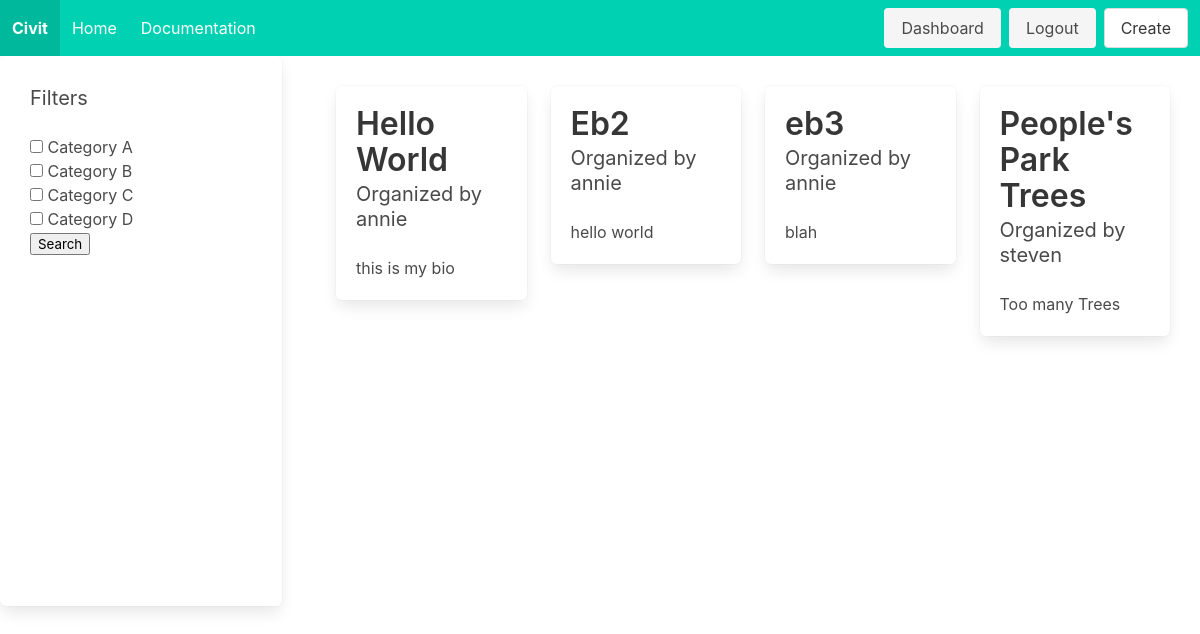
The page / (signed in) on the database as committed earlier.
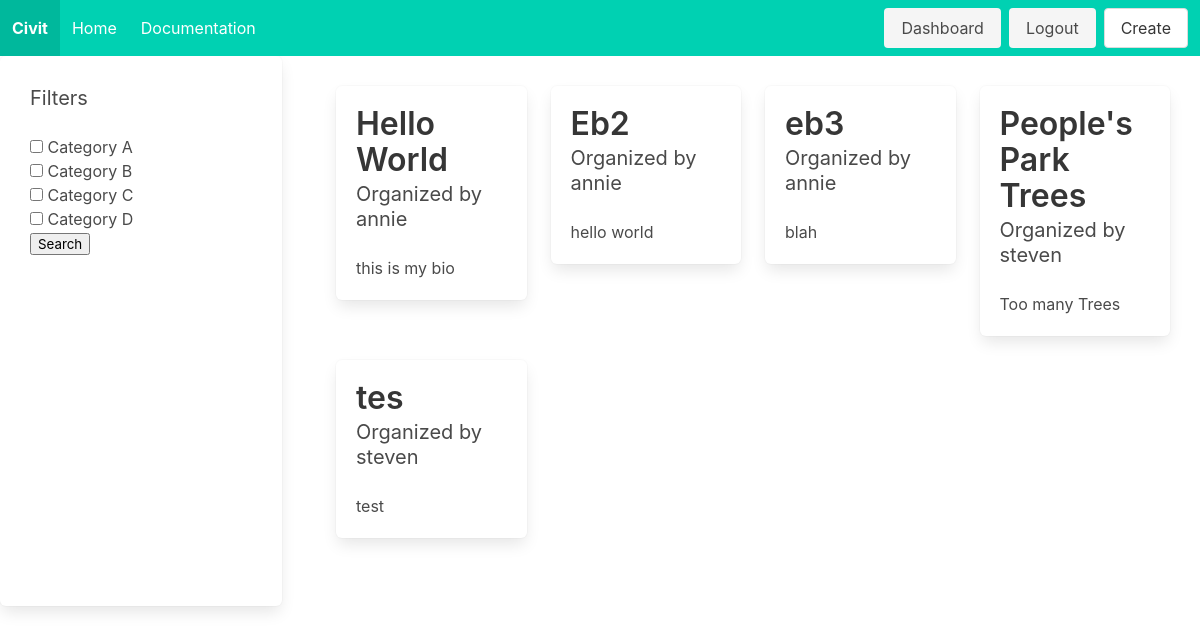
The same page on the database as committed later.
### initz/models.py (models this page shows, shortened)
class Initiative(models.Model):
    primary_organizer = models.ForeignKey(User, related_name='primary_organizer', on_delete=models.CASCADE)
    title = models.CharField(max_length=200)
    problem_statement = models.TextField()
    people_impact = models.TextField()
    legislative_scope = models.TextField()
    date_created = models.DateTimeField(auto_now_add=True, editable=False)
    type = models.CharField(max_length=25)
    supporters = models.ManyToManyField(User, related_name='supporters')
    donors = models.ManyToManyField(User, related_name='donors')
    sponsors = models.ManyToManyField(User, related_name='sponsors')
    organizers = models.ManyToManyField(User, related_name='organizers')

### accounts/models.py (models this page shows)
class User(AbstractUser):
    bio = models.TextField(max_length=500, blank=True)
    profile_picture = models.URLField(blank=True, null=True)

### accounts/views.py (the view)
# urls.py: 2. Add a URL to urlpatterns:  path('', views.home, name='home')
def home(request):
    initiatives = Initiative.objects.all()
    return render(request, 'home_a.html', {'initiatives':initiatives})

### templates/home_a.html (shortened to what the changed rows need)
{% extends 'base.html' %}
{% block content %}
    {% if not user.is_authenticated %}
    <div>
        <div class="tile is-ancestor">
            <div class="tile is-6 is-parent">
                <article class="tile is-child">
                    <p class="title">You can be a Leader</p>
                    <a class="button is-large" href="{% url 'register' %}">JOIN NOW</a>
                </article>
            </div>
            <div class="tile is-parent is-vertical is-3">
                <div class="tile is-parent">
                    <article class="tile is-child box">
                        <figure class="image is-4by3">
                            <img width="100%" src="https://pbs.twimg.com/profile_images/1351938473142448133/JQT93Cjo_400x400.jpg" alt=Placeholder>
                        </figure>
                        <p class="title">At the White house</p>
                        <div class="content">
                            <a>See the Update?</a>
                        </div>
                    </article>
                </div>
                <div class="tile is-parent">
                    <article class="tile is-child box">
                        <h1 class="title">21st</h1>
                        <div class="content">
                            <a>Save the trees protest ></a>
                        </div>
                    </article>
                </div>
                <div class="tile is-parent">
                    <article class="tile is-child box">
                        <h1 class="title">Climate Change</h1>
                    </article>
                </div>
            </div>
            <div class="tile is-parent is-vertical is-3">
                <div class="tile is-parent">
                    <article class="tile is-child box">
                        <h1 class="title">Education</h1>
                    </article>
                </div>
                <div class="tile is-parent">
                    <article class="tile is-child box">
                        <figure class="image is-4by3">
                            <img width="100%" src="https://media.wired.com/photos/598e35fb99d76447c4eb1f28/master/pass/phonepicutres-TA.jpg" alt=Placeholder>
                        </figure>
                        <p class="title">New Funding Goal</p>
                        <div class="content">
                            <p>We've had so much momentum. Let's get 20 more districts covered.</p>
                            <a>See the Update?</a>
                        </div>
                    </article>
                </div>
            </div>
        </div>
    </div>
    {% else %}
        <div class="columns">
            <div class="column is-one-quarter">
                 <div class="box" style="height: 550px; padding: 30px">
                     <h1 class="subtitle">Filters</h1>
                 </div>
            </div>
            <div class="column">
                <div style="padding: 30px">
                    <div class="tile is-ancestor" style="flex-wrap:wrap">
                        {% for init in initiatives %}
                        <div class="tile is-3 is-parent">
                            <a href="{% url 'viewinit' init.pk %}"><article class="tile is-child box">
                                <p class="title">{{ init.title }}</p>
                                <p class="subtitle">Organized by {{ init.primary_organizer }}</p>
                                <p>{{ init.problem_statement }}</p>
                            </article></a>
                        </div>
                        {% endfor %}
                    </div>
                </div>
            </div>
        </div>
    </div>
    {% endif %}
{% endblock %}

Rows that differ between the two databases and show on the page:
added Initiative: title "tes", primary_organizer "steven", problem_statement "test"
